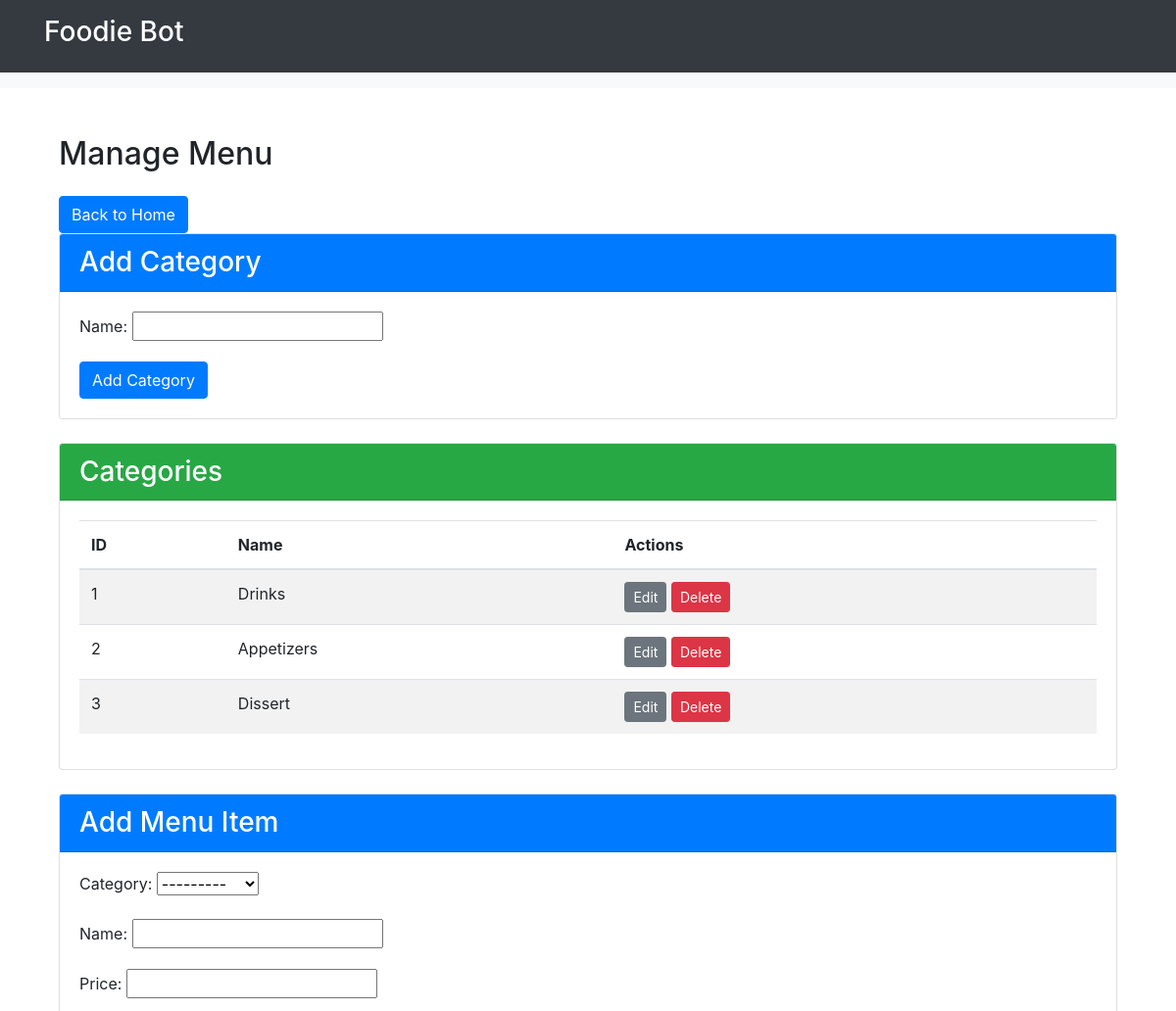
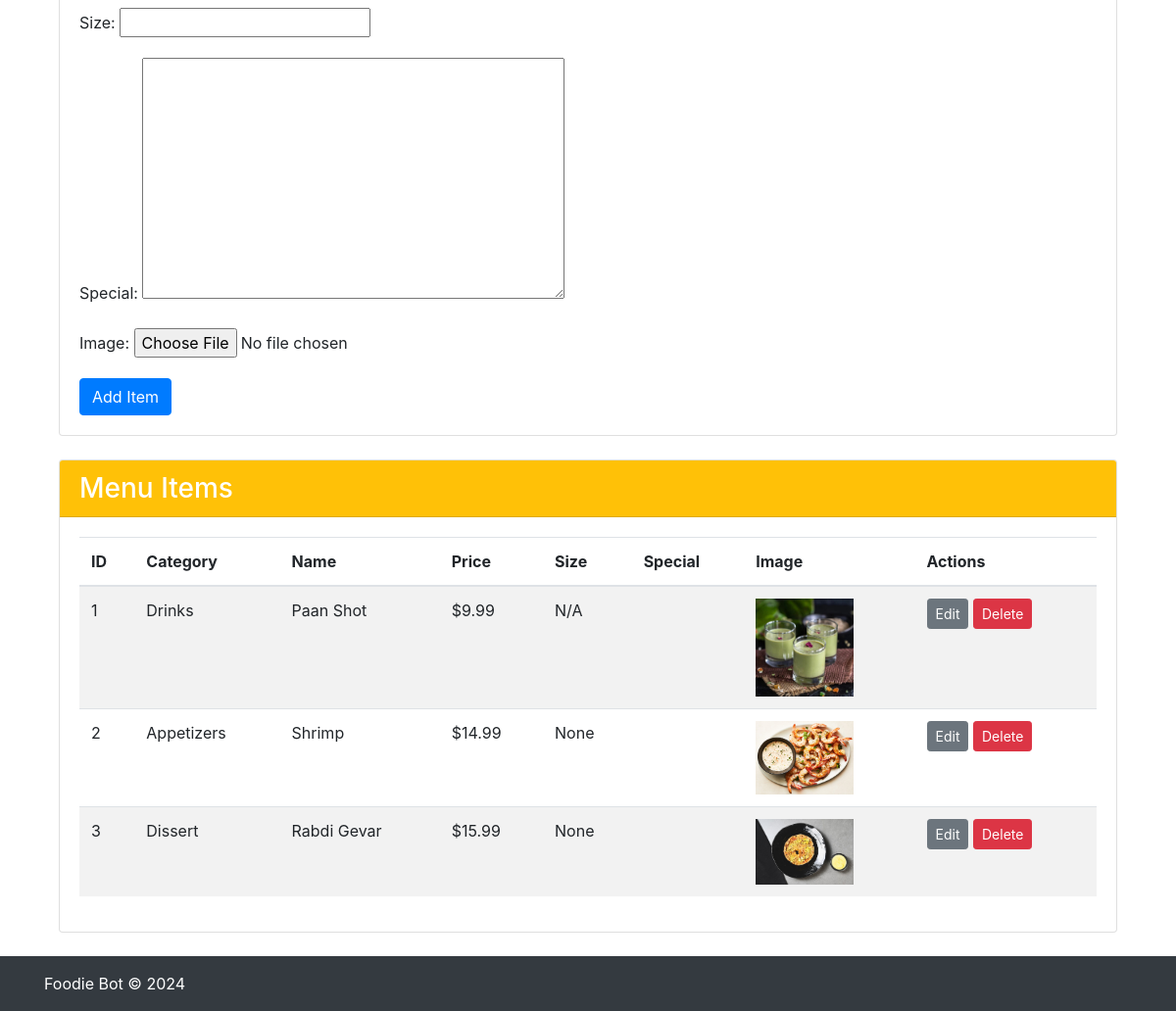
Screenshot of /manage_menu/ with the database file from the repository (2 pictures, top to bottom).
### myapp/models.py (models this page shows, shortened)
class Category(models.Model):
    name = models.CharField(max_length=255)
    def __str__(self):
        return self.name

class MenuItem(models.Model):
    category = models.ForeignKey(Category, on_delete=models.CASCADE)
    name = models.CharField(max_length=255)
    price = models.DecimalField(max_digits=10, decimal_places=2)
    size = models.CharField(max_length=100, blank=True, null=True)
    special = models.TextField(blank=True, null=True)
    image = models.ImageField(upload_to='menu_images/', blank=True, null=True)

### myapp/views.py (the view)
# urls.py: path('manage_menu/', views.manage_menu, name='manage_menu'),
def manage_menu(request):
    categories = Category.objects.all()
    menu_items = MenuItem.objects.all()
    if request.method == 'POST':
        if 'add_item' in request.POST:
            form = MenuItemForm(request.POST, request.FILES)
            if form.is_valid():
                form.save()
                return redirect('manage_menu')
        elif 'add_category' in request.POST:
            category_form = CategoryForm(request.POST)
            if category_form.is_valid():
                category_form.save()
                return redirect('manage_menu')
    else:
        form = MenuItemForm()
        category_form = CategoryForm()
    context = {
        'categories': categories,
        'menu_items': menu_items,
        'form': form,
        'category_form': category_form
    }
    return render(request, 'manage_menu.html', context)

### myapp/forms.py
class MenuItemForm(forms.ModelForm):
    class Meta:
        model = MenuItem
        fields = ['category', 'name', 'price', 'size', 'special', 'image']

class CategoryForm(forms.ModelForm):
    class Meta:
        model = Category
        fields = ['name']

### myapp/templates/manage_menu.html (shortened to what this page needs)
{% extends 'base_generic.html' %}
{% block content %}
<div class="container mt-5">
    <h2 class="mb-4">Manage Menu</h2>
    <a href="{% url 'custom_admin' %}" class="btn btn-primary">Back to Home</a>
    <div class="card mb-4">
        <div class="card-header bg-primary text-white">
            <h3 class="card-title mb-0">Add Category</h3>
        </div>
        <div class="card-body">
            <form method="post">
                {{ category_form.as_p }}
                <button type="submit" name="add_category" class="btn btn-primary">Add Category</button>
            </form>
        </div>
    </div>
    <div class="card mb-4">
        <div class="card-header bg-success text-white">
            <h3 class="card-title mb-0">Categories</h3>
        </div>
        <div class="card-body">
            <table class="table table-striped">
                <thead>
                    <tr>
                        <th>ID</th>
                        <th>Name</th>
                        <th>Actions</th>
                    </tr>
                </thead>
                <tbody>
                    {% for category in categories %}
                    <tr>
                        <td>{{ category.id }}</td>
                        <td>{{ category.name }}</td>
                        <td>
                            <a href="{% url 'edit_category' category.id %}" class="btn btn-secondary btn-sm">Edit</a>
                            <form method="post" action="{% url 'delete_category' category.id %}" style="display:inline;" onsubmit="return confirm('Are you sure you want to delete this category?');">
                                <button type="submit" class="btn btn-danger btn-sm">Delete</button>
                            </form>
                        </td>
                    </tr>
                    {% endfor %}
                </tbody>
            </table>
        </div>
    </div>
    <div class="card mb-4">
        <div class="card-header bg-primary text-white">
            <h3 class="card-title mb-0">Add Menu Item</h3>
        </div>
        <div class="card-body">
            <form method="post" enctype="multipart/form-data">
                {{ form.as_p }}
                <button type="submit" name="add_item" class="btn btn-primary">Add Item</button>
            </form>
        </div>
    </div>
    <div class="card mb-4">
        <div class="card-header bg-warning text-white">
            <h3 class="card-title mb-0">Menu Items</h3>
        </div>
        <div class="card-body">
            <table class="table table-striped">
                <thead>
                    <tr>
                        <th>ID</th>
                        <th>Category</th>
                        <th>Name</th>
                        <th>Price</th>
                        <th>Size</th>
                        <th>Special</th>
                        <th>Image</th>
                        <th>Actions</th>
                    </tr>
                </thead>
                <tbody>
                    {% for item in menu_items %}
                    <tr>
                        <td>{{ item.id }}</td>
                        <td>{{ item.category.name }}</td>
                        <td>{{ item.name }}</td>
                        <td>${{ item.price }}</td>
                        <td>{{ item.size }}</td>
                        <td>{{ item.special }}</td>
                        <td>
                            {% if item.image %}
                            <img src="{{ item.image.url }}" alt="{{ item.name }}" style="max-width: 100px;">
                            {% endif %}
                        </td>
                        <td>
                            <a href="{% url 'edit_menu_item' item.id %}" class="btn btn-secondary btn-sm">Edit</a>
                            <form method="post" action="{% url 'delete_menu_item' item.id %}" style="display:inline;" onsubmit="return confirm('Are you sure you want to delete this item?');">
                                <button type="submit" class="btn btn-danger btn-sm">Delete</button>
                            </form>
                        </td>
                    </tr>
                    {% endfor %}
                </tbody>
            </table>
        </div>
    </div>
</div>
{% endblock %}

### myapp/templates/base_generic.html (shortened to what this page needs)
<!DOCTYPE html>
<html lang="en">
<head>
    <link href="https://stackpath.bootstrapcdn.com/bootstrap/4.3.1/css/bootstrap.min.css" rel="stylesheet">
</head>
<body>
    <header class="bg-dark text-white py-3">
        <div class="container">
            <h1 class="h3">Foodie Bot</h1>
        </div>
    </header>
    <nav class="bg-light py-2">
    </nav>
    <main class="container my-4">
        {% block content %}
        {% endblock %}
    </main>
    <footer class="bg-dark text-white py-3">
        <div class="container">
            <p class="mb-0">Foodie Bot © 2024</p>
        </div>
    </footer>
</body>
</html>

### rows the page displays
Category: id "1", name "Drinks"
Category: id "2", name "Appetizers"
Category: id "3", name "Dissert"
MenuItem: id "1", category.name "Drinks", name "Paan Shot", price "9.99", size "N/A", image (picture)
MenuItem: id "2", category.name "Appetizers", name "Shrimp", price "14.99", size "None", image (picture)
MenuItem: id "3", category.name "Dissert", name "Rabdi Gevar", price "15.99", size "None", image (picture)
